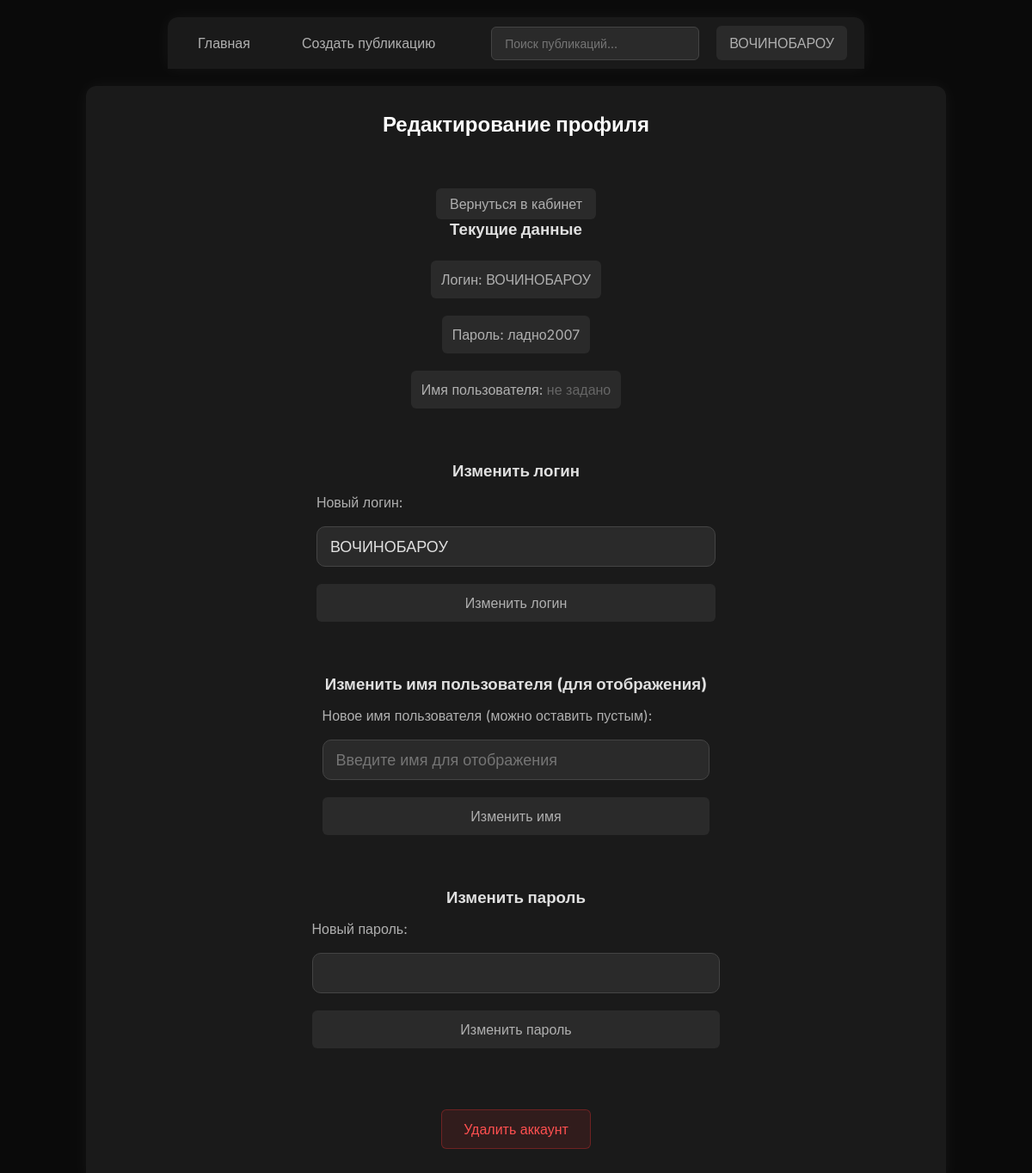
/edit_prof.php (signed in), run on the app's committed database.
### tables this page shows
CREATE TABLE `Users` (
  `Id_U` int(11) NOT NULL,
  `username` varchar(15) DEFAULT NULL,
  `email` varchar(100) DEFAULT NULL,
  `login` varchar(20) NOT NULL,
  `password` varchar(30) NOT NULL,
  `create_at` timestamp NOT NULL,
  `avRate` int(11) DEFAULT NULL
);

### edit_prof.php (the view, shortened to what this page needs)
<?php
$conn = new mysqli(
    $config['db_host'],
    $config['db_user'],
    $config['db_pass'],
    $config['db_name']
);
$conn->set_charset("utf8");
$user_id = $_SESSION["user_id"];
$sql = "SELECT Id_U, login, username, password FROM users WHERE Id_U = $user_id";
$result = $conn->query($sql);
if ($result->num_rows > 0) {
    $user_data = $result->fetch_assoc();
    $current_login = $user_data['login'];
    $current_password = $user_data['password'];
    $current_username = $user_data['username'];
}
require_once 'header.php';
?>
<div class="box" style="width: 1000px;">
    <h2>Редактирование профиля</h2>
    <div style="text-align: center; margin-top: 20px;">
        <a href="cabinet.php" class="back-link">Вернуться в кабинет</a>
    </div>
    <h3>Текущие данные</h3>
    <p>Логин: <?= $current_login ?></p>
    <p>Пароль: <?= $current_password ?></p>
    <p>Имя пользователя: <?= !empty($current_username) ? $current_username : '<span style="color: #666;">не задано</span>' ?></p>
    <h3>Изменить логин</h3>
    <form method="POST">
        <label>Новый логин:</label>
        <input type="text" name="new_login" value="<?= $current_login ?>" class="input-zone" required>
        <button type="submit" name="change_login" class="button">Изменить логин</button>
    </form>
    <h3>Изменить имя пользователя (для отображения)</h3>
    <form method="POST">
        <label>Новое имя пользователя (можно оставить пустым):</label>
        <input type="text" name="new_username" value="<?= htmlspecialchars($current_username) ?>" class="input-zone" placeholder="Введите имя для отображения">
        <button type="submit" name="change_username" class="button">Изменить имя</button>
    </form>
    <h3>Изменить пароль</h3>
    <form method="POST">
        <label>Новый пароль:</label>
        <input type="password" name="new_password" class="input-zone" required>
        <button type="submit" name="change_password" class="button">Изменить пароль</button>
    </form>
    <form method="POST" onsubmit="return confirm('Удалить аккаунт?');">
        <button type="submit" name="delete_account" class="button danger-button">Удалить аккаунт</button>
    </form>
</div>

### style.css (style rules this page uses)
* { color: #ffffff; margin: 0; padding: 0; box-sizing: border-box; font-family: "Inter", sans-serif; }
body { background-color: #0a0a0a; min-height: 90vh; min-width: 150vh; display: flex; justify-content: center; align-items: center; overflow-x: hidden; flex-direction: column; }
.box { display: flex; flex-direction: column; align-items: center; min-width: 280px; max-width: 100%; margin: 20px auto; background-color: #1a1a1a; padding: 30px; justify-content: center; border-radius: 12px; box-shadow: 0 0 20px rgba(255, 255, 255, 0.05); animation: glow 10s infinite alternate; }
.input-zone { background-color: #2a2a2a; border: 1px solid #444444; color: #e0e0e0; padding: 12px 15px; border-radius: 10px; font-size: 18px; width: 100%; max-width: 800px; text-align: left; margin: 10px 0; transition: border-color 0.5s ease; }
.button { background-color: #2a2a2a; color: #b0b0b0; border: none; padding: 12px 25px; font-size: 16px; border-radius: 6px; cursor: pointer; margin: 10px 0; width: 100%; transition: all 0.2s ease; }
h2 { text-align: center; margin-bottom: 20px; color: #ffffff; }
h3 { margin-top: 0; margin-bottom: 15px; color: #e0e0e0; }
p { margin: 10px 0; padding: 12px; background-color: #2a2a2a; border-radius: 6px; color: #b0b0b0; }
label { display: block; margin-bottom: 8px; color: #b0b0b0; font-weight: normal; }
.danger-button { background-color: rgba(255, 50, 50, 0.1); color: #ff5050; border: 1px solid rgba(255, 50, 50, 0.3); }
.back-link { display: inline-block; margin-top: 20px; padding: 8px 16px; background-color: #2a2a2a; border-radius: 6px; text-decoration: none; color: #b0b0b0; transition: background 0.3s; }

### data on the page
users: login "ВОЧИНОБАРОУ", password "ладно2007", new_login "ВОЧИНОБАРОУ"

### other printed values
$displayName "ВОЧИНОБАРОУ"
